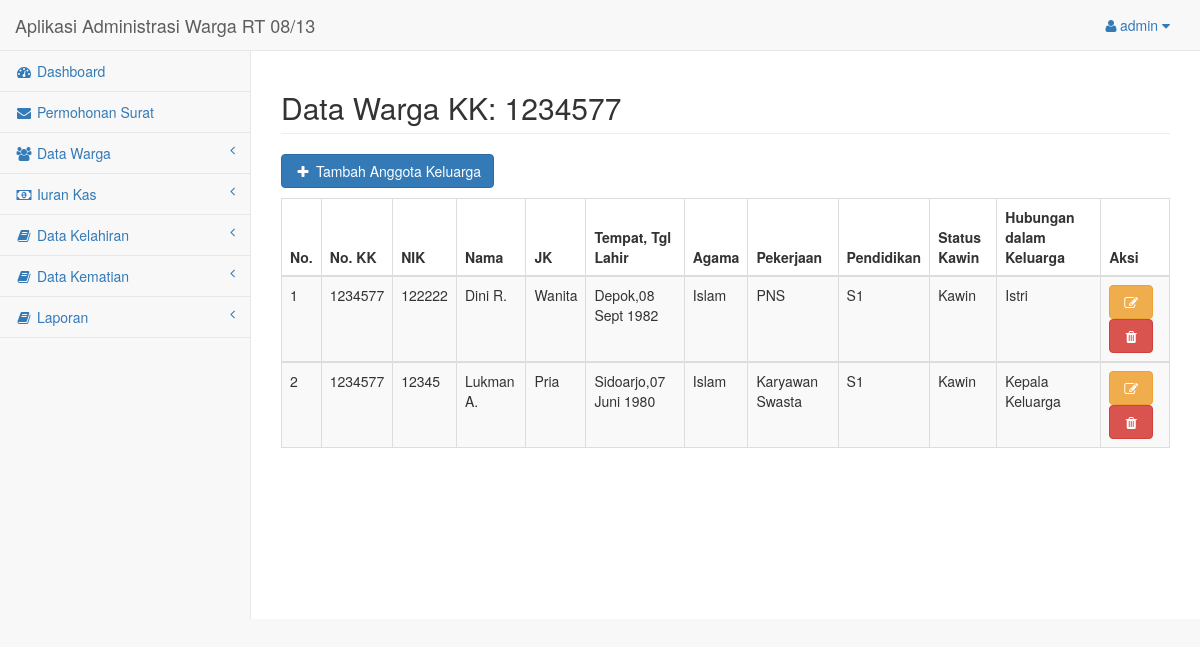
Page /halaman_admin/warga-kk.php?id=1234577 (signed in) on the committed database.
### tables this page shows
CREATE TABLE `tabel_kk` (
  `no_kk` varchar(30) NOT NULL,
  `penghuni` varchar(10) NOT NULL,
  `jamsos` varchar(5) NOT NULL,
  `username` varchar(20) NOT NULL
);

CREATE TABLE `tabel_warga` (
  `no_kk` varchar(30) NOT NULL,
  `nik` varchar(30) NOT NULL,
  `nama` varchar(50) NOT NULL,
  `jk` varchar(10) NOT NULL,
  `tempat_lahir` varchar(20) NOT NULL,
  `tgl_lahir` varchar(30) NOT NULL,
  `agama` varchar(20) NOT NULL,
  `pekerjaan` varchar(20) NOT NULL,
  `pendidikan` varchar(20) NOT NULL,
  `status_kawin` varchar(12) NOT NULL,
  `status_keluarga` varchar(20) NOT NULL
);

### halaman_admin/function.php (called while the page is built, shortened)
<?php
function tanggal_tabel($tanggal){
	$bulan = array(1 => 'Jan', 'Feb', 'Mar', 'Apr', 'Mei', 'Juni', 'Juli', 'Agust', 'Sept', 'Okt', 'Nov', 'Des');
	$split = explode('-', $tanggal);
	return $split[2] . ' ' . $bulan[(int)$split[1]] . ' ' . $split[0];
}
?>

### halaman_admin/warga-kk.php (the view, shortened to what this page needs)
<?php
include("layout-header.php");
include("function.php");
$id = $_GET['id'];
$sql = mysqli_query($koneksi, "SELECT * FROM tabel_kk WHERE no_kk = '$id'");
$kk = mysqli_fetch_assoc($sql)
?>
<div id="page-wrapper">
    <div class="row">
    <div class="col-lg-12">
         <h2 class="page-header">Data Warga KK: <?php echo $kk['no_kk'] ?></h2>
         <a href="warga-formtambah.php?id=<?php echo $id ?>"><button class="btn btn-primary" style="margin-bottom: 10px;"> <i class="fa fa-plus fa-fw"></i> Tambah Anggota Keluarga</button></a>
     </div>
 </div>
<div class="table-responsive">
    <table class="table table-striped table-bordered table-hover">
        <?php
        $sql1 = "SELECT * FROM tabel_warga WHERE no_kk = '$id'";
        $query = mysqli_query($koneksi, $sql1);
        if (mysqli_num_rows($query) < 1) {
            echo "Tidak Ada Data";
        } else {
            echo "<thead>";
            echo "<tr>";
            echo "<th>No.</th>";
            echo "<th>No. KK</th>";
            echo "<th>NIK</th>";
            echo "<th>Nama</th>";
            echo "<th>JK</th>";
            echo "<th>Tempat, Tgl Lahir</th>";
            echo "<th>Agama</th>";
            echo "<th>Pekerjaan</th>";
            echo "<th>Pendidikan</th>";
            echo "<th>Status Kawin</th>";
            echo "<th>Hubungan dalam Keluarga</th>";
            echo "<th>Aksi</th>";
            echo "</tr>";
            echo "</thead>";
        }
        $no = 1;
        while ($row = mysqli_fetch_array($query)){
            echo "<tbody>";
            echo "<tr>";
            echo "<td>".$no++."</td>";
            echo "<td>".$row['no_kk']."</td>";
            echo "<td>".$row['nik']."</td>";
            echo "<td>".$row['nama']."</td>";
            echo "<td>".$row['jk']."</td>";
            echo "<td>".$row['tempat_lahir'].",".tanggal_tabel($row['tgl_lahir'])."</td>";
            echo "<td>".$row['agama']."</td>";
            echo "<td>".$row['pekerjaan']."</td>";
            echo "<td>".$row['pendidikan']."</td>";
            echo "<td>".$row['status_kawin']."</td>";
            echo "<td>".$row['status_keluarga']."</td>";
            echo "<td>";
            echo "<a class='btn btn-warning' data-toggle='tooltip data-placement='left' title='Edit' href='warga-formedit.php?id=".$row['nik']."'><i class='fa fa-edit fa-fw'></i></a>  <a class='btn btn-danger' data-toggle='tooltip' data-placement='left' title='Hapus' href='warga-hapus.php?id=".$row['nik']."' onClick ='return hapus()'><i class='fa fa-trash fa-fw'></i></a>";
            echo "</td>";
            echo "</tr>";
            echo "</tbody>";
        }
        ?>
    </table>
</div>
</div>
<?php include("layout-footer.php"); ?>

### rows in the picture
tabel_kk: no_kk "1234577"
tabel_warga: no_kk "1234577", nik "122222", nama "Dini R.", jk "Wanita", tempat_lahir "Depok", tgl_lahir "08 Sept 1982", agama "Islam", pekerjaan "PNS", pendidikan "S1", status_kawin "Kawin", status_keluarga "Istri"
tabel_warga: no_kk "1234577", nik "12345", nama "Lukman A.", jk "Pria", tempat_lahir "Sidoarjo", tgl_lahir "07 Juni 1980", agama "Islam", pekerjaan "Karyawan Swasta", pendidikan "S1", status_kawin "Kawin", status_keluarga "Kepala Keluarga"

### other values in the picture
$_SESSION['username'] "admin"
